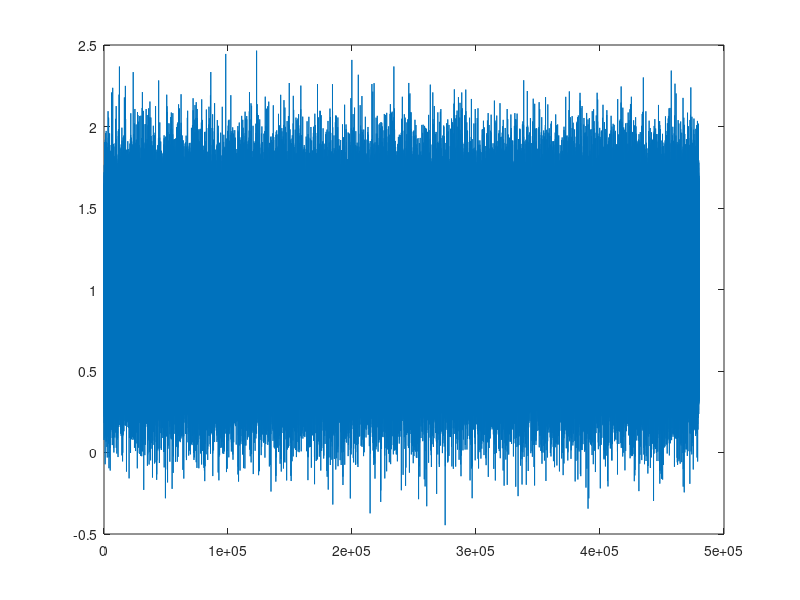

MATLAB code to generate this figure: (Note: this script raises an error after producing the figure.)
clear all;
%****** Generating Sine waves********%
Fs = 96000; % Sampling Fs 
Ts = 1/Fs;
F1 = 5000;  % SIN_1 frequency
F2 = 10000; % SIN_2 frequency
T = 10;      % Duration
t = 0:Ts:(T-Ts);    % Vector time

sin5k  = sin(2*pi*F1*t); 
sin10k = sin(2*pi*F2*t);

%%
%***** Transmiting signals ********%
soundsc(sin5k,Fs);
soundsc(sin10k,Fs);
%%
%sendign a pulse 
soundsc( [zeros(1,Fs) 1 zeros(1,Fs)], Fs );

%%
%Sending AWGN 
xa = ones(1,Fs*5);
xa_noised  = awgn(xa,10);
plot(xa_noised);

soundsc(xa_noised,Fs);

%%
%Generate a Power Signal: Chirp Signal for example
start=0;
end_c=5;
t = start:1/Fs:end_c;
fo = 20;
f1 = 20e3;
y = chirp(t,fo,end_c,f1,'linear');
figure(1)
pwelch(y,500,300,500,'one-side','power',Fs)
plot(y);

%sending signal
soundsc(y,Fs);

%% fase 2


%4. Lectura de archivos OPUS
filename = 'Radioactive2segOpus.opus';
song = fopen(filename,'r'); % Read only
songV = fread(song);
fclose(song);
songV = uint8(songV);
size_audio=de2bi(size(songV),16,'left-msb') 
b = de2bi(songV,8); % Double to binary number
b = b'; 
bits_audio = b(:); % Arrange to a single vector
%% 

%lectura de imagen 

preamble= [1 0 1 0 1 0 1 0 1 0 1 0 1 0 1 0 1 0 1 0 1 0 1 0 1 0 1 0 1 0 1 0 1 0 1 0 1 0 1 0 1 0 1 0 1 0 1 0 1 0 1 0 1 0 1 0]' ;
SFD= [1 0 1 0 1 0 1 1]'; 
DSA = de2bi(uint8('Practica II FASE II: NoExp1 y NoExp2'),8,'left-msb'); 
DSA = reshape(DSA',numel(DSA),1); 
%load lena512.mat; img = uint8(lena512); 
%img = img(248:247+88,245:244+100,1); % Image size= 4(UDE1) x 4(UDE2) pixels 
%imshow(img);  % Where UDE =Último Dígito Expediente 
%size_img=de2bi(size(img),16,'left-msb') 
%header= [size_img(1,:) size_img(2,:)]'; 
header= [size_audio(1,:) size_audio(2,:)]'; 
%payload = de2bi(img,8,'left-msb');  % Puede ser right-msb 
%payload = payload'; 
%payload = payload(:); 
payload = bits_audio
bits2Tx = [preamble; SFD; DSA; header; payload]; 


%%
%transmisor 
Fs      =   96e3;              % Samples per second  
Ts      =   1/Fs;              % Sampling period 
beta    =   0.25;              % Roll-off factor 
B       =   4000;              % Bandwidth available 
Rb      =   2*B/(1+beta);      % Bit rate = Baud rate 
mp      =   ceil(Fs/Rb)        % samples per pulse 
Rb      =   Fs/mp;             % Recompute bit rate 
Tp      =   1/Rb;              % Symbol period 
B       =   (Rb*(1+beta)/2)    % Bandwidth consumed 
D       =   10;                % Time duration in terms of Tp 
type    =   'srrc';            % Shape pulse: Square Root Rise Cosine 
E       =   Tp;                % Energy 
[pbase ~] = rcpulse(beta, D, Tp, Ts, type, E);    % Pulse Generation 


s1=int8(bits2Tx);
s1(s1==0)=-1;
s=zeros(1,numel(s1)*mp);
s(1:mp:end)=s1; %Impulse train

xPNRZ=conv(pbase,s); 

pulse_time = numel(pbase)/Rb
pulse_train_time = numel(bits2Tx)/Rb
eyediagram(xPNRZ,mp*2);

silence_time = zeros(1,(Fs/2));
%paso 9 
soundsc( [silence_time xPNRZ], Fs );
